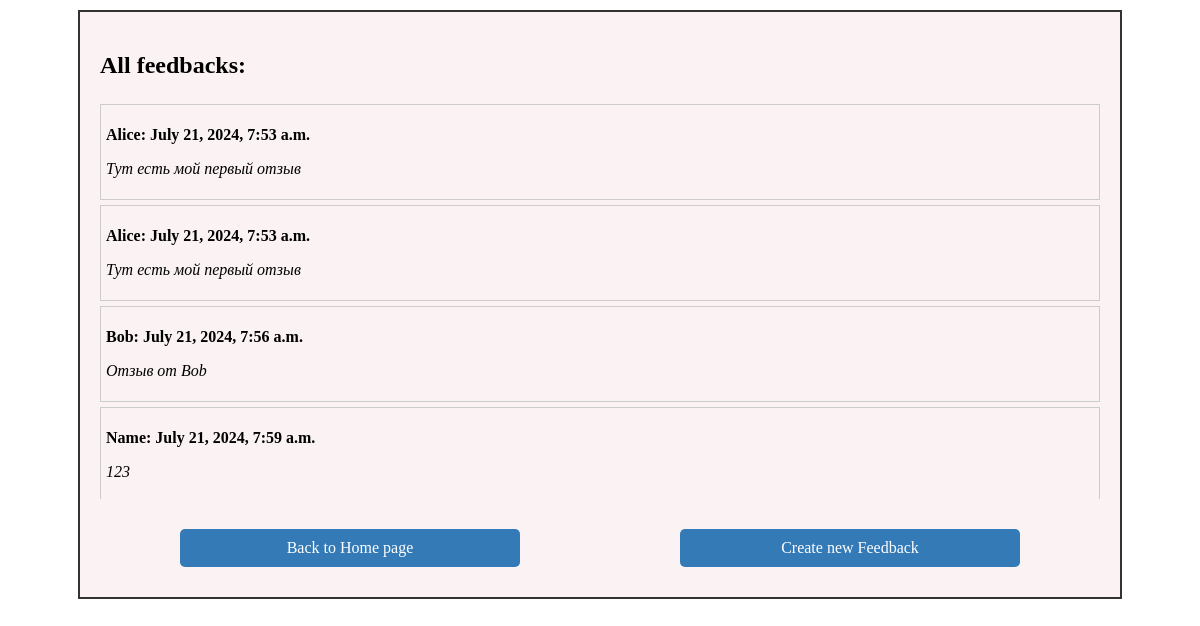
/all_feedback/, run on the app's committed database.
### feedback/models.py (models this page shows, shortened)
class Feedback(models.Model):
    name = models.CharField(max_length=100)
    email = models.EmailField(max_length=255)
    message = models.TextField(max_length=255)
    created_at = models.DateTimeField(auto_now_add=True)

### feedback/views.py (the view)
# urls.py: path('all_feedback/', views.all_feedback, name='all_feedback'),
def all_feedback(request):
    feedbacks = Feedback.objects.all()
    return render(request, 'all_feedback.html', {'feedbacks': feedbacks})

### feedback/templates/all_feedback.html (shortened to what this page needs)
<!DOCTYPE html>
<html lang="en">
<head>
</head>
<body>
        <div class="loader-container">
            <h2>All feedbacks:</h2>
            <div class="scroll">
        {% for feedback in feedbacks %}
        <div class="feedback">
            <p class="feedback-name">{{ feedback.name }}: {{ feedback.created_at }}</p>
            <p class="feedback-message">{{ feedback.message }}</p>
        </div>
        {% endfor %}
            </div>
            <div class="cont-btn">
                <a class="button" href="{% url 'home' %}">Back to Home page</a>
                <a class="button" href="{% url 'feedback_form' %}">Create new Feedback</a>
            </div>
    </div>
</body>
</html>

### feedback/templates/all_feedback.html (style rules this page uses)
.loader-container { max-width: 1000px; margin: 0 auto; background-color: rgba(250, 242, 243, 255); border: 2px solid #333; padding: 20px; margin-top: 10px; }
.scroll { width: 100%; height: 400px; overflow-y: scroll; overflow-x: hidden; }
.feedback { border: 1px solid #ccc; margin-top: 5px; padding: 5px; }
.feedback-name { font-weight: bold; }
.feedback-message { font-style: italic; }
.cont-btn { display: flex; justify-content: space-around; }

### data on the page
Feedback: name "Alice", created_at "July 21, 2024, 7:53 a.m.", message "Тут есть мой первый отзыв"
Feedback: name "Alice", created_at "July 21, 2024, 7:53 a.m.", message "Тут есть мой первый отзыв"
Feedback: name "Bob", created_at "July 21, 2024, 7:56 a.m.", message "Отзыв от Bob"
Feedback: name "Name", created_at "July 21, 2024, 7:59 a.m.", message "123"
